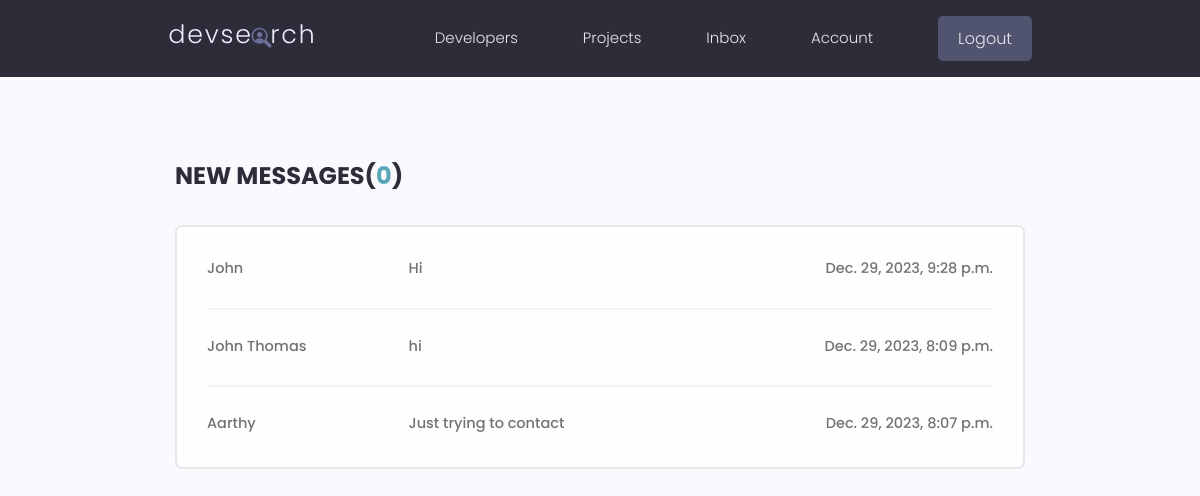
Screenshot of /inbox/ (signed in) with the database file from the repository.
### users/models.py (models this page shows, shortened)
class Message(models.Model):
    sender = models.ForeignKey(Profile, on_delete=models.SET_NULL, null=True, blank=True)
    recipient = models.ForeignKey(Profile, on_delete=models.SET_NULL, null=True, blank=True, related_name="messages")
    name = models.CharField(max_length=200, null=True, blank=True)
    email = models.CharField(max_length=200, null=True, blank=True)
    subject = models.CharField(max_length=200, null=True, blank=True)
    body = models.TextField()
    is_read = models.BooleanField(default=False, null=True)
    created = models.DateTimeField(auto_now_add=True)
    id = models.UUIDField(default=uuid.uuid4, unique=True, primary_key=True, editable=False)
    class Meta:
        ordering = ['is_read', '-created']

### users/views.py (the view)
# urls.py: path('inbox/', views.inbox, name="inbox"),
@login_required(login_url='login')
def inbox(request):
    profile = request.user.profile
    messageRequest = profile.messages.all()
    unreadCount = messageRequest.filter(is_read=False).count()
    context = {'messageRequest': messageRequest, 'unreadCount': unreadCount}
    return render(request, 'users/inbox.html', context)

### users/templates/users/inbox.html
{% extends 'main.html' %}
{% block content %}
  <main class="inbox my-xl">
    <div class="content-box">
      <h3 class="inbox__title">New Messages(<span>{{unreadCount}}</span>)</h3>
      <ul class="messages">
        {% for message in messageRequest %}
          {% if message.is_read == False %}
            <li class="message message--unread">
              <a href="{% url 'message' message.id %}">
                <span class="message__author">{{message.name}}</span>
                <span class="message__subject">{{message.subject}}</span>
                <span class="message__date">{{message.created}}</span>
              </a>
            </li>
          {% else %}
            <li class="message">
              <a href="{% url 'message' message.id %}">
                <span class="message__author">{{message.name}}</span>
                <span class="message__subject">{{message.subject}}</span>
                <span class="message__date">{{message.created}}</span>
              </a>
            </li>
          {% endif %}
        {% endfor %}
      </ul>
    </div>
  </main>
{% endblock %}

### static/styles/app.css (style rules this page uses)
:root { --color-sub: #2d2d39; }
.content-box { width: 95%; max-width: 85rem; margin: 0 auto; }
.inbox { height: 90vh; }
.inbox__title, .inbox__title span { font-size: 2.4rem; font-weight: 700; color: var(--color-sub); text-transform: uppercase; text-align: left; margin-bottom: 3rem; }
.inbox__title span { color: var(--color-main); }
.messages { list-style: none; background: var(--color-white); padding: 0.5rem 3rem; border: 2px solid var(--color-light); border-radius: 0.7rem; }
.message { padding: 2.5rem 0; }
.message > a span { font-size: 1.45rem; font-weight: 500; }
.message:not(:last-child) { border-bottom: 2px solid var(--color-white-light); }
.message > a { display: flex; gap: 1rem; }
.message__author, .message__date { flex-basis: 25%; }
.message__subject { flex-basis: 50%; }
.message__date { text-align: right; }

### static/uikit/styles/modules/_variables.css (style rules this page uses)
:root { --color-main: #5aa5b9; --color-main-light: #e6faff; --color-sub: #3f4156; --color-sub-light: #51546e; --color-sub-lighter: #ededfd; --color-text: #737373; --color-gray: #8b8b8b; --color-light: #e5e7eb; --color-light-gray: #767676; --color-bg: #f8fafd; --color-white: #fffefd; --color-white-light: #f3f3f3; --color-success: #359e64; --color-success-bg: #def8e8; --color-error: #fc4b0b; --color-error-bg: #fff2ee; --font-base: 'Poppins', arial, helvetica, 'Segoe UI', roboto, ubuntu, sans-serif; --font-monospace: 'Fira Code', 'Courier New', courier, monospace; --font-regular: 300; --font-medium: 500; --font-bold: 700; --generic-shadow: 1px 1px 5px #00000010; --generic-transition: all 0.3s ease-in-out; }

### static/uikit/styles/modules/_base.css (style rules this page uses)
* { margin: 0; padding: 0; box-sizing: border-box; text-rendering: optimizeLegibility; color: inherit; font-size: inherit; }
html { font-size: 50%; }
@media only screen and (min-width: 480px) { html { font-size: 56.25%; } }
@media only screen and (min-width: 1200px) { html { font-size: 62.5%; } }
body { line-height: 1.6; font-weight: 400; font-size: 1.5rem; color: var(--color-text); background-color: var(--color-bg); min-height: 100vh; }

### static/uikit/styles/modules/_typography.css (style rules this page uses)
* { font-family: var(--font-base); }
h3 { font-size: 3.2rem; font-weight: var(--font-medium); }
p, span, strong { font-size: 1.6rem; color: var(--color-text); font-weight: var(--font-regular); }
a { padding-bottom: 2px; text-decoration: none; display: inline-block; color: var(--color-main); font-weight: var(--font-medium); }

### static/uikit/styles/modules/_utilities.css (style rules this page uses)
.my-xl { margin: 8rem auto; }

### rows the page displays
Message: name "John", subject "Hi", created "Dec. 29, 2023, 9:28 p.m."
Message: name "John Thomas", subject "hi", created "Dec. 29, 2023, 8:09 p.m."
Message: name "Aarthy", subject "Just trying to contact", created "Dec. 29, 2023, 8:07 p.m."

### other values shown
{{ unreadCount }} "0"
